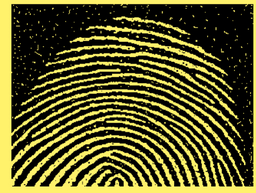
#> input picture Semestres/Agentes Inteligentes/images/huella2.png, 256 x 193 px, shrunk from 643 x 484 before the run
$ jupyter execute FingerPrint_MorphOperations.ipynb
#> lines starting #> are read from the running program, lines starting #| are printed output that depends on the picture; after the words box and inside, x2 and y2 are one past the last pixel; in counts of white or black regions, pixels touching at a corner belong together
[cell 1]
import numpy as np
import matplotlib.pyplot as plt
import cv2

### 1. Read file

[cell 2]
img2 = cv2.imread("../images/huella2.png")
#> img2 is the input picture: shape (193, 256, 3); mean B, G, R 39.4, 88.9, 92.6
#img2 = cv2.imread("../images/abc.jpg")
img2 = cv2.cvtColor(img2, cv2.COLOR_BGR2GRAY)
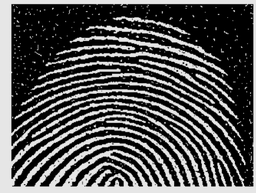
#> img2: shape (193, 256); min 0, max 240, mean 84.4
print(img2.shape)
#| (193, 256)
plt.imshow(img2, cmap='gray')

[cell 3]
def within_image(img, coor):
    return coor[0] >= 0 and coor[0] < img.shape[0] and coor[1] >= 0 and coor[1] < img.shape[1]

[cell 4]
# circular 3x3, because it's the best structure to avoid noise
structural_element = np.array([[0,1,0],[1,1,1],[0,1,0]])
origin = [1,1]

def structural_array(structural_element, origin):
    c = []
    for i in range(structural_element.shape[0]):
        for j in range(structural_element.shape[1]):
            if structural_element[i,j]:
                c.append(np.subtract([i,j], origin))
    return c

arr = np.array(structural_array(structural_element, origin))

[cell 5]
def erode(img, struct_array):
    nImg = img.copy()
    h,w = img.shape
    for i in range(h):
        for j in range(w):
            trueCounter = 0
            for c in range(struct_array.shape[0]):
                u = np.add([i,j], c)
                if within_image(img, u) and img[u[0], u[1]]:
                    trueCounter += 1
            nImg[i, j] = trueCounter == struct_array.shape[0]
    return nImg

[cell 6]
eroded = erode(img2, np.array(structural_array(structural_element, origin)))
#> after the loop in erode, `for i in range(h):`:
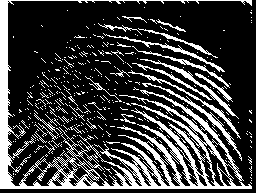
#> nImg: shape (193, 256); values 0 (black) and 1 (white), 24.1% white; 379 white regions (354 under 20 px), largest, box (x1, y1, x2, y2) and area: (0, 0, 252, 189) 7870, (142, 83, 242, 161) 416, (140, 59, 239, 119) 368
plt.imshow(eroded, cmap='gray')

[cell 7]
def dilate(img, struct_array):
    nImg = img.copy()
    h,w = img.shape
    for i in range(h):
        for j in range(w):
            trueCounter = 0
            for c in range(struct_array.shape[0]):
                u = np.add([i,j], c)
                if within_image(img, u) and img[u[0], u[1]]:
                    trueCounter += 1
            nImg[i, j] = trueCounter > 0
    return nImg

[cell 8]
dilated = dilate(img2, np.array(structural_array(structural_element, origin)))
#> after the loop in dilate, `for i in range(h):`:
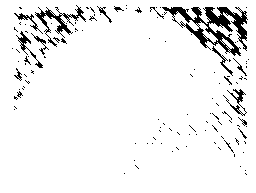
#> nImg: shape (193, 256); values 0 (black) and 1 (white), 93.8% white; 121 black regions (108 under 20 px), largest, box (x1, y1, x2, y2) and area: (162, 7, 248, 56) 1468, (35, 5, 86, 47) 443, (223, 89, 247, 116) 157
plt.imshow(dilated, cmap='gray')

[cell 9]
def open(img, struct_array):
    eroded = erode(img, struct_array)
    dilated = dilate(eroded, struct_array)
#> after the loop in dilate (call 2), `for i in range(h):`:
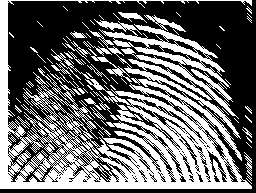
#> nImg: shape (193, 256); values 0 (black) and 1 (white), 41.9% white; 83 white regions (63 under 20 px), largest, box (x1, y1, x2, y2) and area: (0, 0, 252, 189) 18984, (88, 48, 132, 82) 196, (144, 15, 186, 32) 191
    return dilated

[cell 10]
opened = open(img2, arr)
plt.imshow(opened, cmap='gray')

[cell 11]
def close(img, struct_array):
    dilated = dilate(img, struct_array)
    eroded = erode(dilated, struct_array)
    return eroded

[cell 12]
closed = close(img2, np.array(structural_array(structural_element, origin)))
#> after the loop in erode (call 3), `for i in range(h):`:
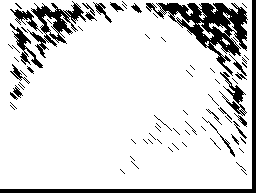
#> nImg: shape (193, 256); values 0 (black) and 1 (white), 85.1% white; 76 black regions (53 under 20 px), largest, box (x1, y1, x2, y2) and area: (146, 3, 248, 76) 2485, (0, 0, 256, 193) 1780, (27, 1, 86, 58) 1033
